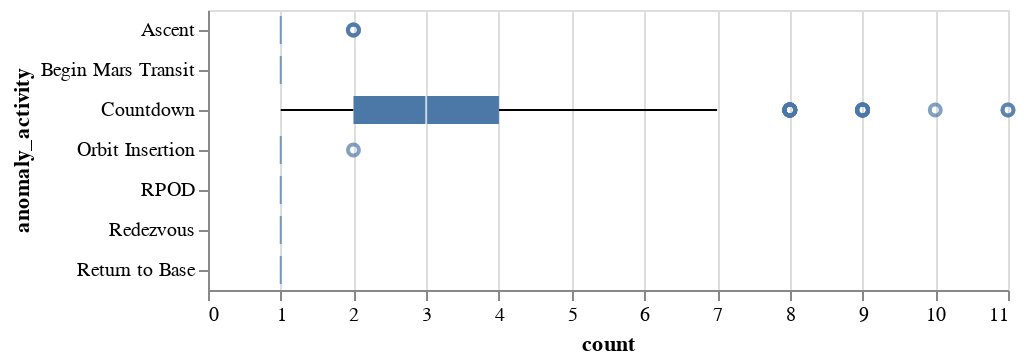

Notebook code cell kept with this figure:
### Code cell
df = (
    mc_results
    # mc_results[mc_results.anomaly_activity != "Countdown"]
    .groupby("replicant", as_index=False)
    ["anomaly_activity"]
    .value_counts()
)

alt.Chart(df).mark_boxplot().encode(
    x = "count",
    y = "anomaly_activity"

)

### Figure 1 — Vega-Lite specification as saved in the notebook (floating-point values rounded to 4 significant figures; data arrays with more than 128 entries replaced by an {"elided": "..."} marker saying what was removed)
{"config": {"view": {"continuousWidth": 400, "continuousHeight": 300}}, "data": {"name": "data-1429b7a0ebb846b4f2b85a91edd4b611"}, "mark": "boxplot", "encoding": {"x": {"field": "count", "type": "quantitative"}, "y": {"field": "anomaly_activity", "type": "nominal"}}, "$schema": "https://vega.github.io/schema/vega-lite/v4.17.0.json", "datasets": {"data-1429b7a0ebb846b4f2b85a91edd4b611": {"elided": "1120 records"}}}
